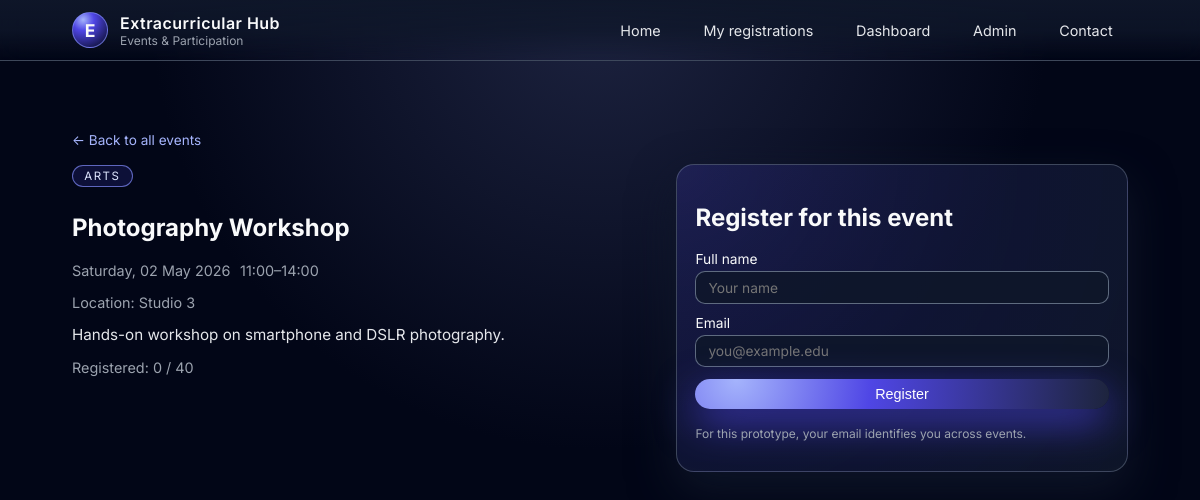
The page /events/3 on the database its author committed.
### app.py (models this page shows)
class Event(db.Model):
    id = db.Column(db.Integer, primary_key=True)
    title = db.Column(db.String(200), nullable=False)
    description = db.Column(db.Text, nullable=False)
    category = db.Column(db.String(80), nullable=True)
    location = db.Column(db.String(120), nullable=False)
    date = db.Column(db.Date, nullable=False)
    start_time = db.Column(db.Time, nullable=False)
    end_time = db.Column(db.Time, nullable=False)
    capacity = db.Column(db.Integer, nullable=True)
    is_paid = db.Column(db.Boolean, nullable=False, default=False)
    fee_amount = db.Column(db.Float, nullable=True)
    payment_method = db.Column(db.String(120), nullable=True)
    payment_details = db.Column(db.Text, nullable=True)
    registrations = db.relationship("Registration", back_populates="event", cascade="all, delete-orphan")

### app.py (the view)
@app.route("/events/<int:event_id>")
def event_detail(event_id):
    event = Event.query.get_or_404(event_id)
    return render_template("event_detail.html", event=event)

### templates/event_detail.html (shortened to what this page needs)
{% extends "base.html" %}
{% block content %}
  <section class="section">
    <a href="{{ url_for('home') }}" class="back-link">← Back to all events</a>
    <div class="layout-two-column">
      <div>
        <span class="pill">{{ event.category or "General" }}</span>
        <h1>{{ event.title }}</h1>
        <p class="event-meta">
          <span>{{ event.date.strftime("%A, %d %B %Y") }}</span>
          <span>
            {{ event.start_time.strftime("%H:%M") }}–{{ event.end_time.strftime("%H:%M") }}
          </span>
        </p>
        <p class="event-meta">Location: {{ event.location }}</p>
        <p class="event-description">{{ event.description }}</p>
        <p class="event-meta">
          Registered:
          {{ event.registrations|length }}
          {% if event.capacity %}
            / {{ event.capacity }}
          {% endif %}
        </p>
      </div>
      <div class="card">
        <h2>Register for this event</h2>
        <form action="{{ url_for('register') }}" method="post" class="form">
          <label>
            Full name
            <input type="text" name="name" placeholder="Your name" required />
          </label>
          <label>
            Email
            <input type="email" name="email" placeholder="you@example.edu" required />
          </label>
          <button type="submit" class="primary-btn">Register</button>
          <p class="helper-text">
            For this prototype, your email identifies you across events.
          </p>
        </form>
      </div>
    </div>
  </section>
{% endblock %}

### static/css/styles.css (style rules this page uses)
:root { --bg: #050816; --bg-elevated: #0b1020; --bg-elevated-soft: #11162a; --accent: #4f46e5; --accent-soft: rgba(79, 70, 229, 0.16); --accent-strong: #6366f1; --text-main: #f9fafb; --text-muted: #a5b4fc; --border-subtle: rgba(148, 163, 184, 0.35); --danger: #f97373; --success: #34d399; --shadow-soft: 0 18px 45px rgba(15, 23, 42, 0.9); --radius-lg: 18px; --radius-pill: 999px; --blur: 18px; }
*, *::before, *::after { box-sizing: border-box; }
body { margin: 0; min-height: 100vh; font-family: 'Inter', system-ui, -apple-system, BlinkMacSystemFont, 'Segoe UI', sans-serif; color: var(--text-main); background: radial-gradient(circle at top, #1d2340 0, #020617 45%, #020617 100%); }
a { color: inherit; text-decoration: none; }
.section { margin-top: 2.75rem; }
.card { position: relative; background: radial-gradient( circle at top left, rgba(79, 70, 229, 0.2), rgba(15, 23, 42, 0.95) ); border-radius: var(--radius-lg); border: 1px solid var(--border-subtle); padding: 1.1rem 1.15rem; box-shadow: var(--shadow-soft); }
input, textarea, select { width: 100%; padding: 0.45rem 0.75rem; border-radius: 10px; border: 1px solid rgba(148, 163, 184, 0.6); background: rgba(15, 23, 42, 0.85); color: var(--text-main); font-family: inherit; font-size: 0.86rem; }
.primary-btn, .recommendation-form button { border-radius: var(--radius-pill); border: 0; padding: 0.45rem 1.25rem; font-size: 0.9rem; font-weight: 500; cursor: pointer; background: radial-gradient(circle at 10% 0, #a5b4fc, #4f46e5 36%, #1d243d 100%); color: white; box-shadow: 0 14px 40px rgba(79, 70, 229, 0.7); white-space: nowrap; }
.helper-text { margin-top: 0.4rem; font-size: 0.75rem; color: #9ca3af; }
.layout-two-column { display: grid; grid-template-columns: minmax(0, 1.4fr) minmax(0, 1.1fr); gap: 1.8rem; align-items: flex-start; }
.event-meta { font-size: 0.9rem; color: #9ca3af; display: flex; flex-wrap: wrap; gap: 0.6rem; }
.event-description { margin-top: 0.9rem; font-size: 0.95rem; color: #e5e7eb; }
.pill { display: inline-flex; align-items: center; padding: 0.2rem 0.7rem; font-size: 0.72rem; border-radius: var(--radius-pill); text-transform: uppercase; letter-spacing: 0.13em; border: 1px solid rgba(129, 140, 248, 0.7); background: rgba(79, 70, 229, 0.16); color: #e0e7ff; margin-bottom: 0.4rem; }
.back-link { display: inline-flex; align-items: center; font-size: 0.85rem; color: #a5b4fc; margin-bottom: 1rem; }
.form { display: flex; flex-direction: column; gap: 0.7rem; }
.form label { display: flex; flex-direction: column; gap: 0.25rem; font-size: 0.86rem; }

### rows shown on the page
Event: category "ARTS", title "Photography Workshop", date "Saturday, 02 May 2026", start_time "11:00", end_time "14:00", location "Studio 3", description "Hands-on workshop on smartphone and DSLR photography.", capacity "40"

### other values the page prints
{{ event.registrations|length }} "0"
